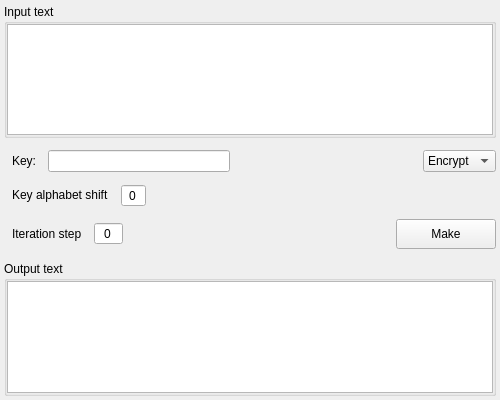
<?xml version="1.0" encoding="UTF-8"?>
<ui version="4.0">
 <class>alberti_disc</class>
 <widget class="QWidget" name="alberti_disc">
  <property name="geometry">
   <rect>
    <x>0</x>
    <y>0</y>
    <width>500</width>
    <height>400</height>
   </rect>
  </property>
  <property name="windowTitle">
   <string>Form</string>
  </property>
  <layout class="QVBoxLayout" name="verticalLayout">
   <property name="spacing">
    <number>12</number>
   </property>
   <property name="leftMargin">
    <number>4</number>
   </property>
   <property name="topMargin">
    <number>4</number>
   </property>
   <property name="rightMargin">
    <number>4</number>
   </property>
   <property name="bottomMargin">
    <number>4</number>
   </property>
   <item>
    <widget class="QGroupBox" name="group_box_input">
     <property name="title">
      <string>Input text</string>
     </property>
     <layout class="QVBoxLayout" name="verticalLayout_34">
      <property name="spacing">
       <number>0</number>
      </property>
      <property name="leftMargin">
       <number>0</number>
      </property>
      <property name="topMargin">
       <number>0</number>
      </property>
      <property name="rightMargin">
       <number>0</number>
      </property>
      <property name="bottomMargin">
       <number>0</number>
      </property>
      <item>
       <widget class="QTextEdit" name="text_edit_input"/>
      </item>
     </layout>
    </widget>
   </item>
   <item>
    <layout class="QHBoxLayout" name="horizontal_layout_1">
     <property name="spacing">
      <number>12</number>
     </property>
     <property name="leftMargin">
      <number>8</number>
     </property>
     <item>
      <widget class="QLabel" name="label_key">
       <property name="sizePolicy">
        <sizepolicy hsizetype="Fixed" vsizetype="Fixed">
         <horstretch>0</horstretch>
         <verstretch>0</verstretch>
        </sizepolicy>
       </property>
       <property name="text">
        <string>Key:</string>
       </property>
      </widget>
     </item>
     <item>
      <widget class="QLineEdit" name="line_edit_key"/>
     </item>
     <item>
      <spacer name="horizontal_spacer_1">
       <property name="orientation">
        <enum>Qt::Horizontal</enum>
       </property>
       <property name="sizeHint" stdset="0">
        <size>
         <width>40</width>
         <height>20</height>
        </size>
       </property>
      </spacer>
     </item>
     <item>
      <widget class="QComboBox" name="combo_box_mode">
       <property name="sizePolicy">
        <sizepolicy hsizetype="Fixed" vsizetype="Fixed">
         <horstretch>0</horstretch>
         <verstretch>0</verstretch>
        </sizepolicy>
       </property>
       <item>
        <property name="text">
         <string>Encrypt</string>
        </property>
       </item>
       <item>
        <property name="text">
         <string>Decrypt</string>
        </property>
       </item>
      </widget>
     </item>
    </layout>
   </item>
   <item>
    <layout class="QHBoxLayout" name="horizontal_layout_2">
     <property name="spacing">
      <number>12</number>
     </property>
     <property name="leftMargin">
      <number>8</number>
     </property>
     <item>
      <widget class="QLabel" name="label_key_alphabet_shift">
       <property name="sizePolicy">
        <sizepolicy hsizetype="Fixed" vsizetype="Fixed">
         <horstretch>0</horstretch>
         <verstretch>0</verstretch>
        </sizepolicy>
       </property>
       <property name="text">
        <string>Key alphabet shift</string>
       </property>
      </widget>
     </item>
     <item>
      <widget class="QSpinBox" name="spin_box_key_alphabet_shift">
       <property name="alignment">
        <set>Qt::AlignCenter</set>
       </property>
       <property name="buttonSymbols">
        <enum>QAbstractSpinBox::NoButtons</enum>
       </property>
      </widget>
     </item>
     <item>
      <spacer name="horizontal_spacer_2">
       <property name="orientation">
        <enum>Qt::Horizontal</enum>
       </property>
       <property name="sizeHint" stdset="0">
        <size>
         <width>40</width>
         <height>20</height>
        </size>
       </property>
      </spacer>
     </item>
    </layout>
   </item>
   <item>
    <layout class="QHBoxLayout" name="horizontal_layout_3">
     <property name="spacing">
      <number>12</number>
     </property>
     <property name="leftMargin">
      <number>8</number>
     </property>
     <item>
      <widget class="QLabel" name="label_iteration_step">
       <property name="sizePolicy">
        <sizepolicy hsizetype="Fixed" vsizetype="Fixed">
         <horstretch>0</horstretch>
         <verstretch>0</verstretch>
        </sizepolicy>
       </property>
       <property name="text">
        <string>Iteration step</string>
       </property>
      </widget>
     </item>
     <item>
      <widget class="QSpinBox" name="spin_box_iteration_step">
       <property name="alignment">
        <set>Qt::AlignCenter</set>
       </property>
       <property name="buttonSymbols">
        <enum>QAbstractSpinBox::NoButtons</enum>
       </property>
       <property name="minimum">
        <number>-99</number>
       </property>
      </widget>
     </item>
     <item>
      <spacer name="horizontal_spacer_3">
       <property name="orientation">
        <enum>Qt::Horizontal</enum>
       </property>
       <property name="sizeHint" stdset="0">
        <size>
         <width>40</width>
         <height>20</height>
        </size>
       </property>
      </spacer>
     </item>
     <item>
      <widget class="QPushButton" name="button_make">
       <property name="sizePolicy">
        <sizepolicy hsizetype="Fixed" vsizetype="Fixed">
         <horstretch>0</horstretch>
         <verstretch>0</verstretch>
        </sizepolicy>
       </property>
       <property name="minimumSize">
        <size>
         <width>100</width>
         <height>30</height>
        </size>
       </property>
       <property name="text">
        <string>Make</string>
       </property>
      </widget>
     </item>
    </layout>
   </item>
   <item>
    <widget class="QGroupBox" name="group_box_output">
     <property name="title">
      <string>Output text</string>
     </property>
     <layout class="QVBoxLayout" name="verticalLayout_35">
      <property name="spacing">
       <number>0</number>
      </property>
      <property name="leftMargin">
       <number>0</number>
      </property>
      <property name="topMargin">
       <number>0</number>
      </property>
      <property name="rightMargin">
       <number>0</number>
      </property>
      <property name="bottomMargin">
       <number>0</number>
      </property>
      <item>
       <widget class="QTextEdit" name="text_edit_output">
        <property name="readOnly">
         <bool>true</bool>
        </property>
       </widget>
      </item>
     </layout>
    </widget>
   </item>
  </layout>
 </widget>
 <resources/>
 <connections/>
</ui>
